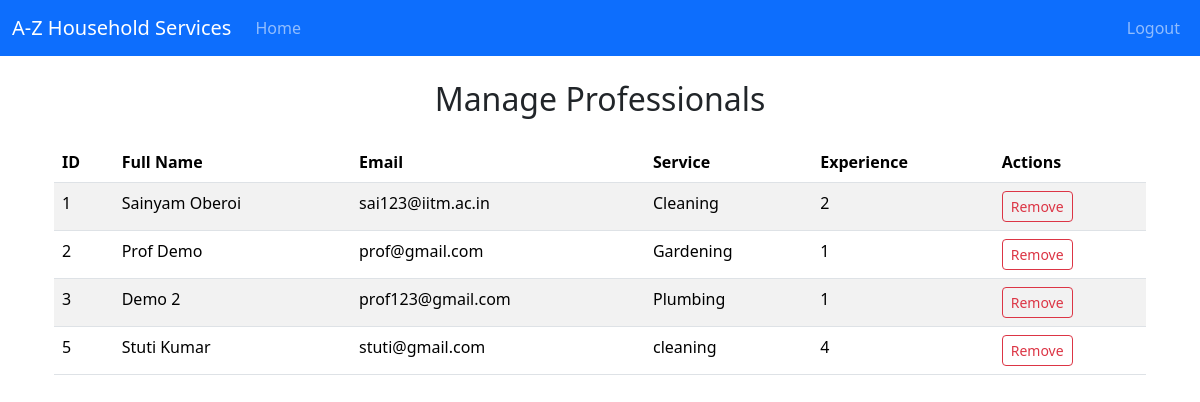
The app's page /admin/manage_professionals, older data.
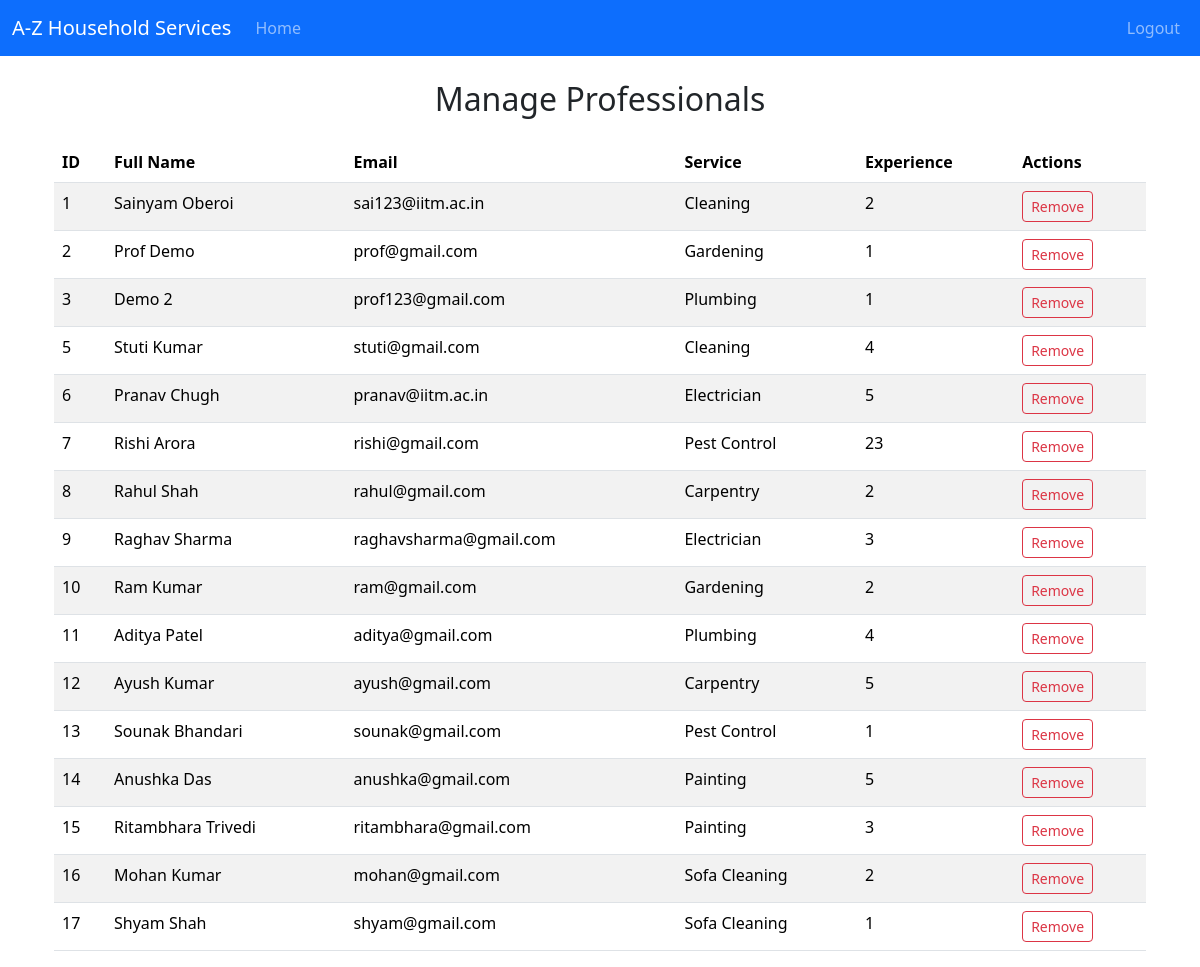
The same page, newer data.
### backend/models.py (models this page shows)
class Professional(db.Model):
    __tablename__ = 'professional'
    id = db.Column(db.Integer, primary_key=True)
    email = db.Column(db.String(120), unique=True, nullable=False)
    password = db.Column(db.String(120), nullable=False)
    role = db.Column(db.Integer, default=2)   #1 for customer, 2 for professional, 3 for admin
    full_name = db.Column(db.String(100), nullable=False)
    service_name = db.Column(db.String(100), nullable=False)
    experience = db.Column(db.Integer, nullable=False)
    uploaded_documents = db.Column(db.String(255))  # Stores file path or URL
    address = db.Column(db.String(255), nullable=False)
    pincode = db.Column(db.Integer, nullable=False)
    status = db.Column(db.String(10), nullable=False, default='pending') # for approval of admin
    service_requests = db.relationship('ServiceRequest',cascade="all,delete", backref='professional', lazy='dynamic') #relationship: professionals can access its service requests

### backend/controllers.py (the view)
@app.route('/admin/manage_professionals', methods=["GET"])
def admin_manage_professionals():
    professionals = Professional.query.filter_by(status='approved').all()  # Fetching all professionals
    admin = User.query.filter_by(role=0).first()  # Fetching admin for <name> in admin dashboard
    return render_template("admin_manage_professionals.html", professionals=professionals, admin=admin)

### templates/admin_manage_professionals.html (shortened to what this page needs)
{% extends "base_dashboard.html" %}
{% block dashboard_content %}
<div class="container mt-4">
    <h2 class="text-center mb-4">Manage Professionals</h2>
    <table class="table table-striped">
        <thead>
            <tr>
                <th>ID</th>
                <th>Full Name</th>
                <th>Email</th>
                <th>Service</th>
                <th>Experience</th>
                <th>Actions</th>
            </tr>
        </thead>
        <tbody>
            {% for professional in professionals %}
            <tr>
                <td>{{ professional.id }}</td>
                <td>{{ professional.full_name }}</td>
                <td>{{ professional.email }}</td>
                <td>{{ professional.service_name }}</td>
                <td>{{ professional.experience }}</td>
                <td>
                    <form action="{{ url_for('admin_remove_professional', professional_id=professional.id) }}" method="POST" style="display:inline;">
                        <button type="submit" class="btn btn-sm btn-outline-danger">Remove</button>
                    </form>
                </td>
            </tr>
            {% endfor %}
        </tbody>
    </table>
</div>
{% endblock %}

Row changes from the older to the newer data that the page shows:
changed Professional "Stuti Kumar": service_name "cleaning" → "Cleaning"
now on this page (row edited): Professional: id "6", full_name "Pranav Chugh", email "pranav@iitm.ac.in", service_name "Electrician", experience "5"
now on this page (row edited): Professional: id "7", full_name "Rishi Arora", email "rishi@gmail.com", service_name "Pest Control", experience "23"
now on this page (row edited): Professional: id "8", full_name "Rahul Shah", email "rahul@gmail.com", service_name "Carpentry", experience "2"
added Professional: id "9", full_name "Raghav Sharma", email "raghavsharma@gmail.com", service_name "Electrician", experience "3"
added Professional: id "10", full_name "Ram Kumar", email "ram@gmail.com", service_name "Gardening", experience "2"
added Professional: id "11", full_name "Aditya Patel", email "aditya@gmail.com", service_name "Plumbing", experience "4"
added Professional: id "12", full_name "Ayush Kumar", email "ayush@gmail.com", service_name "Carpentry", experience "5"
added Professional: id "13", full_name "Sounak Bhandari", email "sounak@gmail.com", service_name "Pest Control", experience "1"
added Professional: id "14", full_name "Anushka Das", email "anushka@gmail.com", service_name "Painting", experience "5"
added Professional: id "15", full_name "Ritambhara Trivedi", email "ritambhara@gmail.com", service_name "Painting", experience "3"
added Professional: id "16", full_name "Mohan Kumar", email "mohan@gmail.com", service_name "Sofa Cleaning", experience "2"
added Professional: id "17", full_name "Shyam Shah", email "shyam@gmail.com", service_name "Sofa Cleaning", experience "1"
